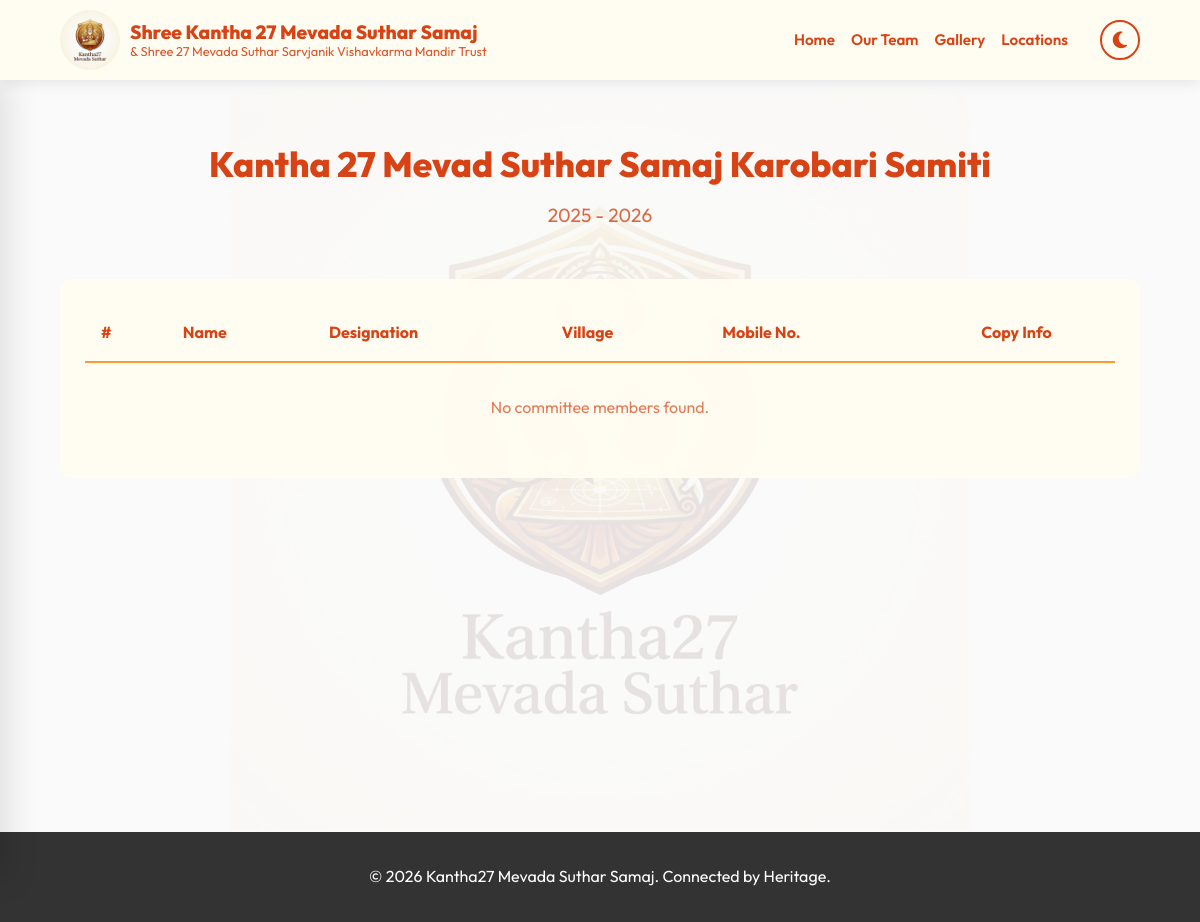
The app's page /management/committee/, older data.
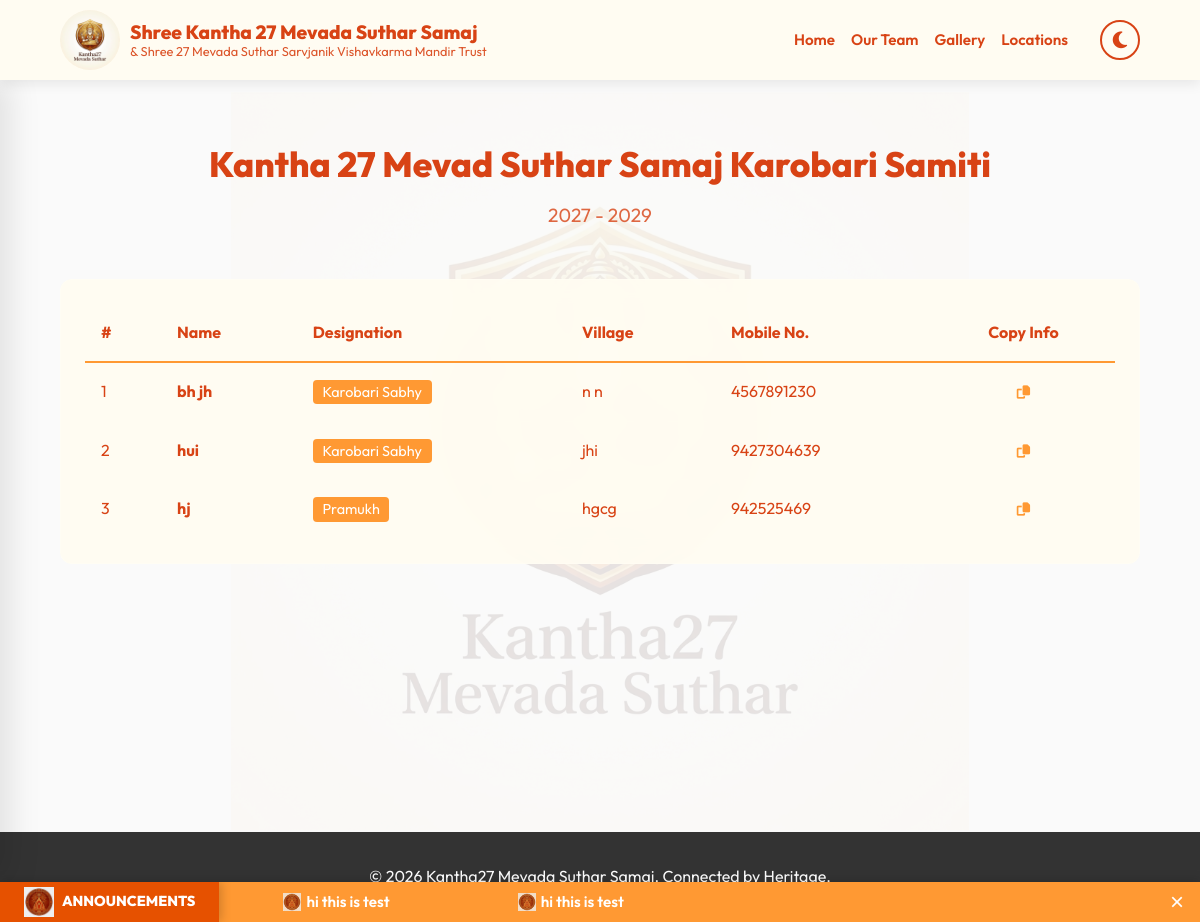
The same page, newer data.
### management/models.py (models this page shows, shortened)
class CommitteeSettings(models.Model):
    start_year = models.PositiveIntegerField(_("Start Year"), default=2025)
    end_year = models.PositiveIntegerField(_("End Year"), default=2026)
    class Meta:
        verbose_name = _("Committee Settings")
        verbose_name_plural = _("Committee Settings")

class CommitteeMember(models.Model):
    POSITIONS = [
        ('PRAMUKH', _('Pramukh')),
        ('UP_PRAMUKH', _('Up-pramukh')),
        ('MANTRI', _('Mantri')),
        ('SAH_MANTRI', _('Sah-Mantri')),
        ('KHAJANCHI', _('Khajanchi')),
        ('SAMAJIK_CONVENER', _('Samajik Convener')),
        ('ARTHIC_CONVENER', _('Arthic Convener')),
        ('SHAIKSHANIK_CONVENER', _('Shaikshanik Convener')),
        ('KAROBARI_SABHY', _('Karobari Sabhy')),
        ('AUDITOR', _('Extra Auditor')),
    ]
    POSITION_LIMITS = {
        'PRAMUKH': 1,
        'UP_PRAMUKH': 1,
        'MANTRI': 1,
        'SAH_MANTRI': 1,
        'KHAJANCHI': 1,
        'SAMAJIK_CONVENER': 4,
        'ARTHIC_CONVENER': 4,
        'SHAIKSHANIK_CONVENER': 6,
        'KAROBARI_SABHY': 27,
        'AUDITOR': 1,
    }
    name = models.CharField(_("Name"), max_length=200)
    designation = models.CharField(_("Designation"), max_length=50, choices=POSITIONS)
    village = models.CharField(_("Village"), max_length=100)
    mobile_number = models.CharField(_("Mobile Number"), max_length=15)
    display_order = models.PositiveIntegerField(_("Display Order"), default=0)
    person = models.ForeignKey('people.Person', on_delete=models.SET_NULL, null=True, blank=True, related_name='committee_memberships')
    class Meta:
        verbose_name = _("Committee Member")
        verbose_name_plural = _("Committee Members")
        ordering = ['display_order', 'name']

### news/models.py (models this page shows, shortened)
class NewsAnnouncement(models.Model):
    message = models.TextField(help_text="The announcement text to display in the scroller.")
    is_active = models.BooleanField(default=True, help_text="Toggle visibility of this announcement.")
    scroll_speed = models.IntegerField(default=20, help_text="Speed in seconds (e.g., 20 = Slow, 10 = Fast).")
    created_at = models.DateTimeField(auto_now_add=True)
    updated_at = models.DateTimeField(auto_now=True)

### management/views.py (the view)
# urls.py: path('committee/', views.committee_list, name='committee_list'),
def committee_list(request):
    members = CommitteeMember.objects.all()
    settings = CommitteeSettings.objects.first()
    return render(request, 'management/committee_list.html', {
        'members': members,
        'settings': settings
    })

### news/templatetags/news_tags.py (called while the page is built)
@register.inclusion_tag('news/ticker.html')
def news_ticker():
    announcements = NewsAnnouncement.objects.filter(is_active=True).order_by('-created_at')
    speed = 20
    if announcements.exists():
        speed = announcements.first().scroll_speed
    return {
        'announcements': announcements,
        'speed': speed
    }

### templates/management/committee_list.html (shortened to what this page needs)
{% extends 'base/base.html' %}
{% load i18n %}
{% block content %}
<div class="committee-container">
    <div style="text-align: center; margin-bottom: 2rem;">
        <h1 class="text-accent" style="margin-bottom: 0.5rem; font-weight: 800; font-size: 2.2rem;">
            {% trans "Kantha 27 Mevad Suthar Samaj Karobari Samiti" %}
        </h1>
        <div style="display: flex; justify-content: center; align-items: center; gap: 1rem;">
            <p style="font-size: 1.2rem; opacity: 0.8; margin: 0;">
                {% if settings %}
                {{ settings.start_year }} - {{ settings.end_year }}
                {% else %}
                2025 - 2026
                {% endif %}
            </p>
        </div>
    </div>
    <div class="table-responsive"
        style="background: var(--glass-bg); padding: 1.5rem; border-radius: 12px; backdrop-filter: blur(10px); border: 1px solid rgba(255, 255, 255, 0.1);">
        <table class="data-table" style="width: 100%; border-collapse: collapse;">
            <thead>
                <tr style="border-bottom: 2px solid var(--primary-color);">
                    <th style="padding: 1rem; text-align: left;">#</th>
                    <th style="padding: 1rem; text-align: left;">{% trans "Name" %}</th>
                    <th style="padding: 1rem; text-align: left;">{% trans "Designation" %}</th>
                    <th style="padding: 1rem; text-align: left;">{% trans "Village" %}</th>
                    <th style="padding: 1rem; text-align: left;">{% trans "Mobile No." %}</th>
                    <th style="padding: 1rem; text-align: center;">{% trans "Copy Info" %}</th>
                </tr>
            </thead>
            <tbody>
                {% for member in members %}
                <tr style="border-bottom: 1px solid rgba(255, 255, 255, 0.05); transition: background 0.3s;"
                    onmouseover="this.style.background='rgba(255, 255, 255, 0.05)'"
                    onmouseout="this.style.background='transparent'">
                    <td style="padding: 1rem;">{{ forloop.counter }}</td>
                    <td style="padding: 1rem; font-weight: bold;">{{ member.name }}</td>
                    <td style="padding: 1rem;">
                        <span
                            style="background: var(--primary-color); color: white; padding: 0.2rem 0.6rem; border-radius: 4px; font-size: 0.9rem;">
                            {{ member.get_designation_display }}
                        </span>
                    </td>
                    <td style="padding: 1rem;">{{ member.village }}</td>
                    <td style="padding: 1rem;">{{ member.mobile_number }}</td>
                    <td style="padding: 1rem; text-align: center;">
                        <button class="btn-copy"
                            onclick="copyMemberInfo(event, '{{ member.name|escapejs }}', '{{ member.designation|escapejs }}', '{{ member.village|escapejs }}', '{{ member.mobile_number|escapejs }}')"
                            style="background: none; border: none; cursor: pointer; color: var(--primary-color); transition: transform 0.2s;">
                            <i class="fas fa-copy"></i>
                        </button>
                    </td>
                </tr>
                {% empty %}
                <tr>
                    <td colspan="7" style="padding: 2rem; text-align: center; opacity: 0.7;">
                        {% trans "No committee members found." %}
                    </td>
                </tr>
                {% endfor %}
            </tbody>
        </table>
    </div>
</div>
{% endblock %}

### templates/base/base.html (shortened to what this page needs)
<!DOCTYPE html>
{% load static %}
{% load i18n %}
{% load news_tags %}
<html lang="en">
<head>
    <link rel="stylesheet" href="https://cdnjs.cloudflare.com/ajax/libs/font-awesome/6.4.0/css/all.min.css">
    <link rel="stylesheet" href="{% static 'css/orange_theme.css' %}">
</head>
<body>
    <nav class="navbar">
        <a href="{% url 'home' %}" class="nav-brand">
            <img src="{% static 'img/logo.png' %}" alt="Logo" class="nav-logo">
            <div style="display: flex; flex-direction: column; line-height: 1.1;">
                <span style="font-size: 1.2rem; font-weight: 800;">Shree Kantha 27 Mevada Suthar Samaj</span>
                <span style="font-size: 0.8rem; font-weight: 400; opacity: 0.9;">& Shree 27 Mevada Suthar Sarvjanik
                    Vishavkarma Mandir Trust</span>
            </div>
        </a>
        <ul class="nav-links" id="nav-links">
            <li><a href="{% url 'home' %}">{% trans "Home" %}</a></li>
            <li><a href="{% url 'committee_list' %}">{% trans "Our Team" %}</a></li>
            <li><a href="{% url 'media_list' %}">{% trans "Gallery" %}</a></li>
            <li><a href="{% url 'location_list' %}">{% trans "Locations" %}</a></li>
            <li>
                <button id="theme-toggle" class="theme-toggle-btn" title="Toggle Theme">
                    <i class="fas fa-moon"></i>
                </button>
            </li>
        </ul>
    </nav>
    <div class="app-container">
        <div class="sidebar-trigger"></div>
        <div class="page-content">
            <main style="padding: 2rem 5%; min-height: 80vh;">
                {% block content %}
                {% endblock %}
            </main>
        </div>
    </div>
    {% news_ticker %}
    <footer>
        <p>&copy; 2026 Kantha27 Mevada Suthar Samaj. Connected by Heritage.</p>
    </footer>
</body>
</html>

### templates/news/ticker.html
{% load static %}
{% if announcements %}
<div class="news-ticker-container">
    <div class="ticker-label">
        <img src="{% static 'img/ticker_logo.png' %}" alt="News" style="height: 30px; margin-right: 8px;">
        Announcements
    </div>
    <div class="ticker-wrap">
        <div class="ticker-move" style="animation-duration: {{ speed }}s;">
            <div class="ticker-group">
                {% for item in announcements %}
                <div class="ticker-item">
                    <img src="{% static 'img/ticker_logo.png' %}" alt="Icon"
                        style="height: 18px; vertical-align: middle; margin-right: 5px; opacity: 0.8;">
                    {{ item.message }}
                </div>
                {% endfor %}
            </div>
            <div class="ticker-group">
                {% for item in announcements %}
                <div class="ticker-item">
                    <img src="{% static 'img/ticker_logo.png' %}" alt="Icon"
                        style="height: 18px; vertical-align: middle; margin-right: 5px; opacity: 0.8;">
                    {{ item.message }}
                </div>
                {% endfor %}
            </div>
        </div>
    </div>
    <button class="ticker-close"
        onclick="document.querySelector('.news-ticker-container').style.display='none';">&times;</button>
</div>
{% endif %}

### static/css/orange_theme.css (style rules this page uses)
:root { --primary-color: #FF9933; --primary-text-dark: #D84315; --secondary-color: #FFF3E0; --accent-color: #E65100; --text-color: #D84315; --text-muted: #BF360C; --text-white: #ffffff; --bg-color: #FEF9E7; --bg-color: #FAFAFA; --glass-bg: rgba(255, 252, 242, 0.95); --shadow-sm: 0 4px 12px rgba(0, 0, 0, 0.08); --shadow-lg: 0 12px 32px rgba(255, 153, 51, 0.15); --gradient-primary: linear-gradient(135deg, #FF9933 0%, #FFB74D 100%); --navbar-height: 80px; --input-bg: #FFFFFF; --input-border: #EEEEEE; }
body { font-family: 'Outfit', sans-serif; background-color: var(--bg-color); color: var(--text-color); margin: 0; padding: 0; background-color: var(--bg-color); color: var(--text-color); margin: 0; padding: 0; line-height: 1.6; position: relative; min-height: 100vh; transition: background-color 0.4s ease, color 0.4s ease; }
h1, h2, h3, h4, h5, h6 { color: var(--primary-text-dark) !important; }
body::before { content: ""; position: fixed; top: 50%; left: 50%; transform: translate(-50%, -50%); width: 80%; height: 80%; background-image: url('../img/logo.png'); background-repeat: no-repeat; background-position: center; background-size: contain; opacity: 0.1; z-index: -1; pointer-events: none; }
.text-accent { color: var(--accent-color); }
.navbar { background: var(--glass-bg); padding: 0 5%; height: var(--navbar-height); display: flex; justify-content: space-between; align-items: center; box-shadow: var(--shadow-sm); position: sticky; top: 0; z-index: 1000; transition: background 0.4s ease; backdrop-filter: blur(10px); }
.nav-brand { font-size: 1.5rem; font-weight: 800; color: var(--primary-text-dark); text-decoration: none; display: flex; align-items: center; gap: 10px; height: 100%; }
.nav-logo { transition: transform 0.5s cubic-bezier(0.175, 0.885, 0.32, 1.275), box-shadow 0.3s ease; border-radius: 50%; z-index: 1010; position: relative; transform-origin: top left; height: 60px; }
.nav-links { list-style: none; display: flex; gap: 1rem; align-items: center; margin: 0; padding: 0; }
.nav-links a { text-decoration: none; color: var(--text-color); font-weight: 600; font-size: 0.95rem; transition: color 0.3s; }
.theme-toggle-btn { background: transparent; border: 2px solid var(--text-color); color: var(--text-color); width: 40px; height: 40px; border-radius: 50%; display: flex; align-items: center; justify-content: center; cursor: pointer; font-size: 1.2rem; margin-left: 1rem; transition: all 0.3s; }
footer { background: #333; color: white; text-align: center; padding: 1rem; margin-top: 2rem; }
.fas, .fab, .far { transition: transform 0.2s cubic-bezier(0.175, 0.885, 0.32, 1.275); display: inline-block; }
.app-container { display: flex; min-height: calc(100vh - var(--navbar-height)); }
.sidebar-trigger { position: fixed; top: var(--navbar-height); left: 0; width: 20px; height: calc(100vh - var(--navbar-height)); z-index: 899; }
.page-content { flex: 1; overflow-x: hidden; position: relative; background: rgba(255, 255, 255, 0.02); }
.news-ticker-container { position: fixed; bottom: 0; left: 0; width: 100%; background: var(--primary-color); color: white; height: 40px; display: flex; align-items: center; box-shadow: 0 -2px 10px rgba(0, 0, 0, 0.15); overflow: hidden; z-index: 9999; }
.ticker-label { background: var(--accent-color); padding: 0 1.5rem; height: 100%; display: flex; align-items: center; font-weight: 800; text-transform: uppercase; font-size: 0.9rem; z-index: 2; box-shadow: 2px 0 10px rgba(0, 0, 0, 0.2); }
.ticker-wrap { flex: 1; overflow: hidden; height: 100%; position: relative; display: flex; align-items: center; }
.ticker-move { display: flex; white-space: nowrap; animation-timing-function: linear; animation-name: ticker-left-to-right; animation-iteration-count: infinite; width: max-content; }
.ticker-group { display: flex; flex-shrink: 0; }
.ticker-item { display: flex; align-items: center; padding: 0 4rem; font-size: 0.95rem; font-weight: 600; }
.ticker-close { background: transparent; border: none; color: white; font-size: 1.5rem; padding: 0 1rem; cursor: pointer; line-height: 1; height: 100%; z-index: 3; }

Row changes from the older to the newer data that the page shows:
added CommitteeSettings: start_year "2027", end_year "2029"
added CommitteeMember: name "bh jh", designation "Karobari Sabhy", village "n n", mobile_number "4567891230"
added CommitteeMember: name "hui", designation "Karobari Sabhy", village "jhi", mobile_number "9427304639"
added CommitteeMember: name "hj", designation "Pramukh", village "hgcg", mobile_number "942525469"
added NewsAnnouncement: message "hi this is test"
Text that changed along with them:
text no longer shown: "2025 - 2026 No committee members found."
text now shown: "- ANNOUNCEMENTS ×"
